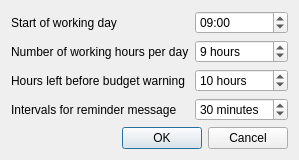
<?xml version="1.0" encoding="UTF-8"?>
<ui version="4.0">
 <class>DialogSettings</class>
 <widget class="QDialog" name="DialogSettings">
  <property name="geometry">
   <rect>
    <x>0</x>
    <y>0</y>
    <width>292</width>
    <height>143</height>
   </rect>
  </property>
  <property name="windowTitle">
   <string>Settings</string>
  </property>
  <property name="windowIcon">
   <iconset resource="resources.qrc">
    <normaloff>:/icons/Resources/AppIcon.svg</normaloff>:/icons/Resources/AppIcon.svg</iconset>
  </property>
  <layout class="QGridLayout" name="gridLayout">
   <item row="0" column="0">
    <layout class="QFormLayout" name="formLayout">
     <item row="0" column="0">
      <widget class="QLabel" name="label">
       <property name="text">
        <string>Start of working day</string>
       </property>
      </widget>
     </item>
     <item row="0" column="1">
      <widget class="QTimeEdit" name="timeEdit_start">
       <property name="time">
        <time>
         <hour>9</hour>
         <minute>0</minute>
         <second>0</second>
        </time>
       </property>
       <property name="displayFormat">
        <string>HH:mm</string>
       </property>
      </widget>
     </item>
     <item row="1" column="0">
      <widget class="QLabel" name="label_2">
       <property name="text">
        <string>Number of working hours per day</string>
       </property>
      </widget>
     </item>
     <item row="1" column="1">
      <widget class="QSpinBox" name="spinBox_numOfWorkingHours">
       <property name="suffix">
        <string> hours</string>
       </property>
       <property name="maximum">
        <number>24</number>
       </property>
       <property name="value">
        <number>9</number>
       </property>
      </widget>
     </item>
     <item row="2" column="0">
      <widget class="QLabel" name="label_3">
       <property name="text">
        <string>Hours left before budget warning</string>
       </property>
      </widget>
     </item>
     <item row="2" column="1">
      <widget class="QSpinBox" name="spinBox_hoursToBudget">
       <property name="suffix">
        <string> hours</string>
       </property>
       <property name="maximum">
        <number>200</number>
       </property>
       <property name="value">
        <number>10</number>
       </property>
      </widget>
     </item>
     <item row="3" column="0">
      <widget class="QLabel" name="label_4">
       <property name="text">
        <string>Intervals for reminder message</string>
       </property>
      </widget>
     </item>
     <item row="3" column="1">
      <widget class="QSpinBox" name="spinBox_intervalsReminder">
       <property name="suffix">
        <string> minutes</string>
       </property>
       <property name="maximum">
        <number>180</number>
       </property>
       <property name="value">
        <number>30</number>
       </property>
      </widget>
     </item>
    </layout>
   </item>
   <item row="1" column="0">
    <widget class="QDialogButtonBox" name="buttonBox">
     <property name="orientation">
      <enum>Qt::Horizontal</enum>
     </property>
     <property name="standardButtons">
      <set>QDialogButtonBox::Cancel|QDialogButtonBox::Ok</set>
     </property>
    </widget>
   </item>
  </layout>
 </widget>
 <resources>
  <include location="resources.qrc"/>
 </resources>
 <connections>
  <connection>
   <sender>buttonBox</sender>
   <signal>accepted()</signal>
   <receiver>DialogSettings</receiver>
   <slot>accept()</slot>
   <hints>
    <hint type="sourcelabel">
     <x>248</x>
     <y>254</y>
    </hint>
    <hint type="destinationlabel">
     <x>157</x>
     <y>274</y>
    </hint>
   </hints>
  </connection>
  <connection>
   <sender>buttonBox</sender>
   <signal>rejected()</signal>
   <receiver>DialogSettings</receiver>
   <slot>reject()</slot>
   <hints>
    <hint type="sourcelabel">
     <x>316</x>
     <y>260</y>
    </hint>
    <hint type="destinationlabel">
     <x>286</x>
     <y>274</y>
    </hint>
   </hints>
  </connection>
 </connections>
</ui>
